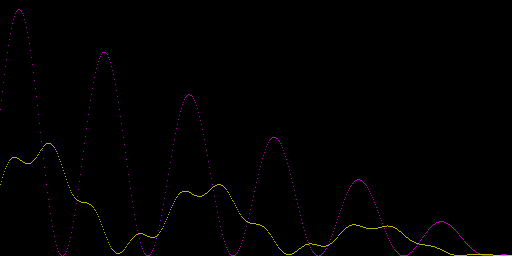
Frame 1 (no input)
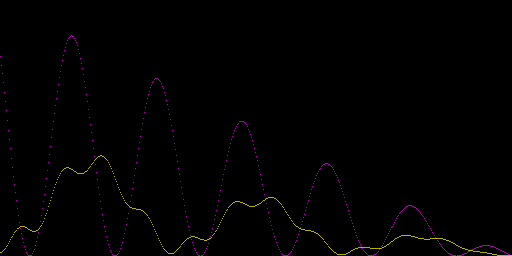
Frame 60 (the mouse pressed at the canvas centre just before this capture)
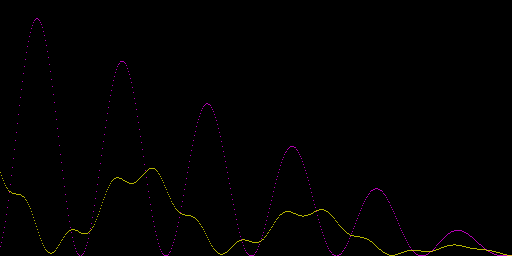
Frame 120 (the mouse held since frame 60 and released just before this capture)

The Processing sketch that drew these frames (run headless with seeded random() and noise(); from frame 60 on, the mouse is pressed at the canvas centre):

// Processing sketch: DampedDualAdditiveSineDrawing
// ── DampedDualAdditiveSineDrawing.pde
int speed = 2; // how fast it scrolls across the screen (0 is not moving)
float periods = 3; // how many humps the sine wave has
float waveHeight;  // the height of the wave

void setup()
{
  size(512, 256);
  background(0);

  waveHeight = height/2;
}


void draw()
{
  //periods = map(mouseX, 0,width, 1, 20);

  //waveHeight = height/2 * sin(frameCount/20);

  background(0);
  fill(255);
  stroke(255);

  for (int index=0; index < width; index++)
  {
    
    // this is the moving index, from left to right. 
    int movedIndex = index + (frameCount*speed);
    movedIndex = movedIndex % width; // wrap around width
    
    // draw sin wave 1 (point by point)

    // this is the damped height (fades out from left to right
    float dampedHeight = map(index, 0, width, 1, 0) * waveHeight;

    // the y value (height) of the sine wave for this hrizontal screen position
    float heightValue = dampedHeight * 
      sin( map(movedIndex, 0, width, 0, periods*2*TWO_PI) ) 
      + dampedHeight;

    // invert the height (so it grows from the bottom up instead of top down)
    heightValue = height-heightValue;
    
    stroke(255, 0, 255);
    point(index, heightValue);


    // draw sine wave 2 (point-by-point)
    dampedHeight = map(index, 0, width, 1, 0) * waveHeight * 0.5;

    float sinVal1 = sin( map(movedIndex, 0, width, 0, periods*TWO_PI) );
    float sinVal2 = sin( map(movedIndex, 0, width, 0, periods*4*TWO_PI));

    //
    // Add the two sin waves together, but mix them in different amounts.
    // We try to keep the sum of the coefficients (0.8 and 0.2, respectively)
    // equal to 1.0 (e.g., 0.2 + 0.8 = 1.0) because otherwise the height of the 
    // additive sin wave will be too large (greater than 1.0)
    // 
    heightValue = dampedHeight * ( 0.8*sinVal1 + 0.2*sinVal2) + dampedHeight;

     
    // invert the height (so it grows from the bottom up instead of top down)
    heightValue = height-heightValue;

    stroke(255, 255, 0);
    point(index, heightValue);
  }
}
